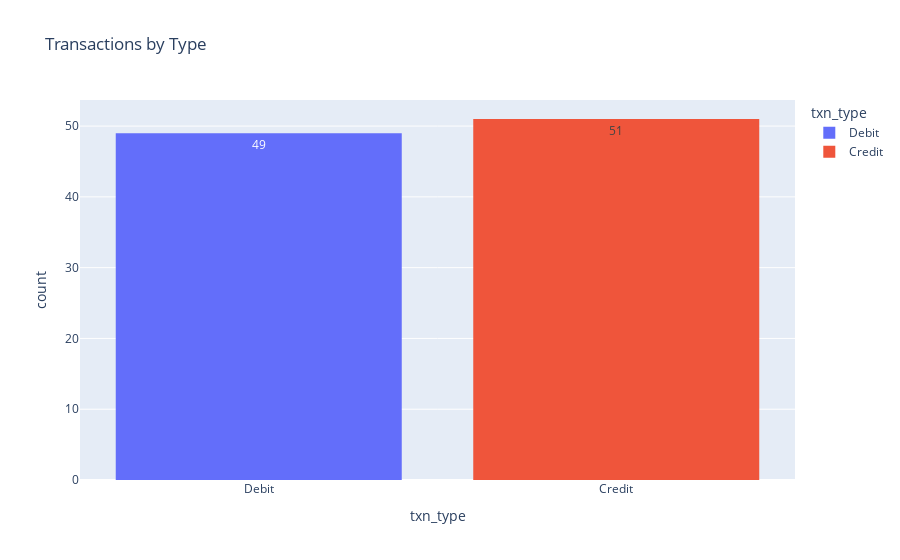

Notebook source saved alongside this figure:
### Code cell
## Transactions by Type (Interactive)
fig = px.histogram(transactions, x="txn_type", color="txn_type",
                   title="Transactions by Type", text_auto=True)
fig.show()

### Figure 1 — Plotly figure (JSON) as saved in the notebook; plotly's stock layout.template omitted (floating-point values rounded to 4 significant figures)
{"data": [{"bingroup": "x", "hovertemplate": "txn_type=%{x}<br>count=%{y}<extra></extra>", "legendgroup": "Debit", "marker": {"color": "#636efa", "pattern": {"shape": ""}}, "name": "Debit", "orientation": "v", "showlegend": true, "texttemplate": "%{value}", "type": "histogram", "x": ["Debit", "Debit", "Debit", "Debit", "Debit", "Debit", "Debit", "Debit", "Debit", "Debit", "Debit", "Debit", "Debit", "Debit", "Debit", "Debit", "Debit", "Debit", "Debit", "Debit", "Debit", "Debit", "Debit", "Debit", "Debit", "Debit", "Debit", "Debit", "Debit", "Debit", "Debit", "Debit", "Debit", "Debit", "Debit", "Debit", "Debit", "Debit", "Debit", "Debit", "Debit", "Debit", "Debit", "Debit", "Debit", "Debit", "Debit", "Debit", "Debit"], "xaxis": "x", "yaxis": "y"}, {"bingroup": "x", "hovertemplate": "txn_type=%{x}<br>count=%{y}<extra></extra>", "legendgroup": "Credit", "marker": {"color": "#EF553B", "pattern": {"shape": ""}}, "name": "Credit", "orientation": "v", "showlegend": true, "texttemplate": "%{value}", "type": "histogram", "x": ["Credit", "Credit", "Credit", "Credit", "Credit", "Credit", "Credit", "Credit", "Credit", "Credit", "Credit", "Credit", "Credit", "Credit", "Credit", "Credit", "Credit", "Credit", "Credit", "Credit", "Credit", "Credit", "Credit", "Credit", "Credit", "Credit", "Credit", "Credit", "Credit", "Credit", "Credit", "Credit", "Credit", "Credit", "Credit", "Credit", "Credit", "Credit", "Credit", "Credit", "Credit", "Credit", "Credit", "Credit", "Credit", "Credit", "Credit", "Credit", "Credit", "Credit", "Credit"], "xaxis": "x", "yaxis": "y"}], "layout": {"barmode": "relative", "legend": {"title": {"text": "txn_type"}, "tracegroupgap": 0}, "title": {"text": "Transactions by Type"}, "xaxis": {"anchor": "y", "categoryarray": ["Debit", "Credit"], "categoryorder": "array", "domain": [0, 1], "title": {"text": "txn_type"}}, "yaxis": {"anchor": "x", "domain": [0, 1], "title": {"text": "count"}}}}
